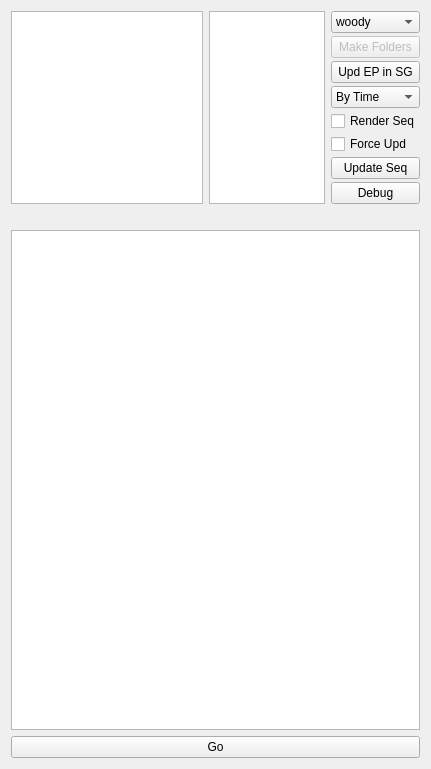
<?xml version="1.0" encoding="UTF-8"?>
<ui version="4.0">
 <class>Form</class>
 <widget class="QWidget" name="Form">
  <property name="geometry">
   <rect>
    <x>0</x>
    <y>0</y>
    <width>431</width>
    <height>768</height>
   </rect>
  </property>
  <property name="windowTitle">
   <string>Form</string>
  </property>
  <layout class="QVBoxLayout" name="verticalLayout_3">
   <item>
    <layout class="QVBoxLayout" name="verticalLayout_2" stretch="0,0,0,0">
     <item>
      <layout class="QHBoxLayout" name="horizontalLayout">
       <item>
        <widget class="QListWidget" name="ep_list">
         <property name="maximumSize">
          <size>
           <width>16777215</width>
           <height>16777215</height>
          </size>
         </property>
        </widget>
       </item>
       <item>
        <widget class="QPlainTextEdit" name="plainTextEdit_pattern">
         <property name="maximumSize">
          <size>
           <width>180</width>
           <height>16777215</height>
          </size>
         </property>
        </widget>
       </item>
       <item>
        <layout class="QVBoxLayout" name="verticalLayout">
         <property name="spacing">
          <number>3</number>
         </property>
         <item>
          <widget class="QComboBox" name="prj_comboBox">
           <item>
            <property name="text">
             <string>woody</string>
            </property>
           </item>
           <item>
            <property name="text">
             <string>woowoo</string>
            </property>
           </item>
           <item>
            <property name="text">
             <string>nay</string>
            </property>
           </item>
          </widget>
         </item>
         <item>
          <widget class="QPushButton" name="folders_pushButton">
           <property name="enabled">
            <bool>false</bool>
           </property>
           <property name="text">
            <string>Make Folders</string>
           </property>
          </widget>
         </item>
         <item>
          <widget class="QPushButton" name="update_sg_ep_pushButton">
           <property name="text">
            <string>Upd EP in SG</string>
           </property>
          </widget>
         </item>
         <item>
          <widget class="QComboBox" name="proc_comboBox">
           <property name="currentIndex">
            <number>0</number>
           </property>
           <item>
            <property name="text">
             <string>By Time</string>
            </property>
           </item>
           <item>
            <property name="text">
             <string>comp</string>
            </property>
           </item>
           <item>
            <property name="text">
             <string>render</string>
            </property>
           </item>
           <item>
            <property name="text">
             <string>anim</string>
            </property>
           </item>
           <item>
            <property name="text">
             <string>layout</string>
            </property>
           </item>
           <item>
            <property name="text">
             <string>Premaster</string>
            </property>
           </item>
          </widget>
         </item>
         <item>
          <widget class="QCheckBox" name="renderSeq">
           <property name="text">
            <string>Render Seq</string>
           </property>
          </widget>
         </item>
         <item>
          <widget class="QCheckBox" name="checkBox_forceupd">
           <property name="text">
            <string>Force Upd</string>
           </property>
           <property name="checked">
            <bool>false</bool>
           </property>
          </widget>
         </item>
         <item>
          <spacer name="verticalSpacer">
           <property name="orientation">
            <enum>Qt::Vertical</enum>
           </property>
           <property name="sizeHint" stdset="0">
            <size>
             <width>20</width>
             <height>40</height>
            </size>
           </property>
          </spacer>
         </item>
         <item>
          <widget class="QPushButton" name="pushButton_updateseq">
           <property name="text">
            <string>Update Seq</string>
           </property>
          </widget>
         </item>
         <item>
          <widget class="QPushButton" name="debugButton">
           <property name="text">
            <string>Debug</string>
           </property>
          </widget>
         </item>
        </layout>
       </item>
      </layout>
     </item>
     <item>
      <widget class="QLabel" name="label_ep_info">
       <property name="font">
        <font>
         <weight>75</weight>
         <bold>true</bold>
        </font>
       </property>
       <property name="text">
        <string/>
       </property>
       <property name="indent">
        <number>10</number>
       </property>
      </widget>
     </item>
     <item>
      <widget class="QTextBrowser" name="logOutput">
       <property name="minimumSize">
        <size>
         <width>0</width>
         <height>500</height>
        </size>
       </property>
       <property name="openExternalLinks">
        <bool>true</bool>
       </property>
      </widget>
     </item>
     <item>
      <widget class="QPushButton" name="run_button">
       <property name="text">
        <string>Go</string>
       </property>
      </widget>
     </item>
    </layout>
   </item>
  </layout>
 </widget>
 <resources/>
 <connections/>
</ui>
